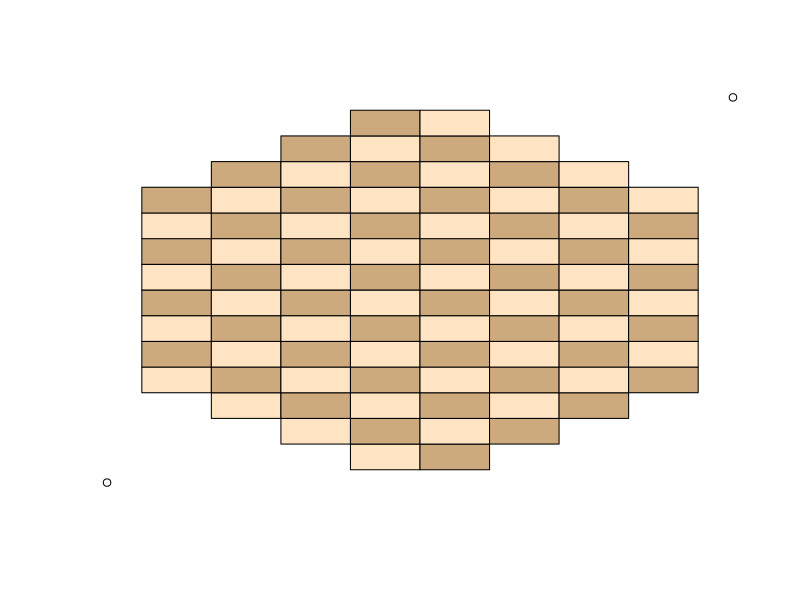

This figure's R source: (Note: this script raises an error after producing the figure.)
#!/usr/bin/Rscript
#
# draw_canvass.R
#
# Big Data Analytics Final Project
#  Visualization Part
#
# draw the Mini Camelot Game Canvass 
# from specified pieces information
#
# Example:
#  $ ./draw_canvass.R "323334354344X737482838485" "filename.png" "n" "index"
#
# Output:
#  A static PNG 'canvass-start.png' will be generated
#    to represent the initial state of the game canass
#  A dynamic GIF 'canvass-move.gif' will be generated
#    to represent the game moving process
#
# Robert WEN (robert.wen@nyu.edu)
# N12246277
#

# library to draw circles
library(plotrix)
# library to filter data frame
library(dplyr)

# echo OFF
options(echo=FALSE)

#
# check whether one (x,y) is in the list of cell locations
#
is_cell_in_list <- function(cell, cell_list) {

  off_x = cell[1]
  off_y = cell[2]

  cc <- filter(cell_list, x==off_x & y==off_y)
  ret <- (nrow(cc) > 0)

  return(ret)
}

#
# convert the hash mapkey to a list of cell locations
#
convert_hash_mapkey <- function(mapkey) {

  loc1 <- substr(mapkey, 1, 2)
  loc2 <- substr(mapkey, 3, 4)
  loc3 <- substr(mapkey, 5, 6)
  loc4 <- substr(mapkey, 7, 8)
  loc5 <- substr(mapkey, 9, 10)
  loc6 <- substr(mapkey, 11, 12)

  for (loc in c(loc1, loc2, loc3, loc4, loc5, loc6)) {
    off_x = strtoi(paste('0x', substr(loc, 1, 1), sep=''))
    off_y = strtoi(paste('0x', substr(loc, 2, 2), sep=''))

    loc_xy = c(off_x, off_y, 'north')

    if (exists("map_cell_list") == FALSE) {
      map_cell_list <- c(x=off_x, y=off_y, side='north')
    } else {
      map_cell_list <- rbind(map_cell_list, loc_xy)
    }
  }

  loc1 <- substr(mapkey, 14, 15)
  loc2 <- substr(mapkey, 16, 17)
  loc3 <- substr(mapkey, 18, 19)
  loc4 <- substr(mapkey, 20, 21)
  loc5 <- substr(mapkey, 22, 23)
  loc6 <- substr(mapkey, 24, 25)

  for (loc in c(loc1, loc2, loc3, loc4, loc5, loc6)) {
    off_x = strtoi(paste('0x', substr(loc, 1, 1), sep=''))
    off_y = strtoi(paste('0x', substr(loc, 2, 2), sep=''))

    loc_xy = c(off_x, off_y, 'south')
    map_cell_list <- rbind(map_cell_list, loc_xy)
  }

  map_cell_list <- data.frame(map_cell_list)
  return(map_cell_list)
}

draw_a_cell <- function(cell_info) {

  off_x = strtoi(cell_info[1,1])
  off_y = strtoi(cell_info[1,2])

  if (off_x == 0 & off_y == 0) {
    return()
  }

  draw_off_x <- (40 + (off_y) * 40)
  draw_off_y <- (40 + (13-off_x) * 40)

  side = cell_info[1,3]
  if (side == "north") {
    color <- "white"
  } else {
    color <- "black"
  }

  draw.circle(draw_off_x, draw_off_y, 18, border=color, col=color)
}

# argument parsing and get cell list in data frame
args <- commandArgs(trailingOnly = TRUE)
mapkey <- args[1]
output_png <- args[2]
n_moves <- as.integer(args[3])
i_moves <- as.integer(args[4])

print(i_moves)

if (output_png == "") {
  output_png <- 'canvass.png'
}

cell_map_list <- convert_hash_mapkey(mapkey)

# set target output file
png(output_png, width=360, height=600)

# draw the game canvass
plot(c(0,360), c(0,600), axes = F, xlab = NA, ylab = NA)

# disabled cells are here
disabled_cells <- rbind(c(x=0,y=0),              c( 0,1), c( 0,2), c( 0,5), c( 0,6), c( 0,7))
disabled_cells <- rbind(disabled_cells, c(1, 0), c( 1,1),                   c( 1,6), c( 1,7))
disabled_cells <- rbind(disabled_cells, c(2, 0),                                     c( 2,7))
disabled_cells <- rbind(disabled_cells, c(11,0),                                     c(11,7))
disabled_cells <- rbind(disabled_cells, c(12,0), c(12,1),                   c(12,6), c(12,7))
disabled_cells <- rbind(disabled_cells, c(13,0), c(13,1), c(13,2), c(13,5), c(13,6), c(13,7))
disabled_cells <- data.frame(disabled_cells)

# draw all cells
for (x in 0:13) {
  for (y in 0:7) {
    if (is_cell_in_list(c(x,y), disabled_cells) == FALSE) {
      if ((x %% 2 == 0 & y %% 2 == 1) | (x %% 2 == 1 & y %% 2 == 0)){
        color <- "bisque1"
        rect(20 + y * 40, 20 + x * 40, 60 + y * 40, 60 + x * 40, col=color)
      } else if ((x %% 2 == 0 & y %% 2 == 0) | (x %% 2 == 1 & y %% 2 == 1)){
        color <- "burlywood3"
        rect(20 + y * 40, 20 + x * 40, 60 + y * 40, 60 + x * 40, col=color)
      }
    }
  }
}

# draw white and black cells
nrows <- nrow(cell_map_list)
for (i in 1:nrows) {
  draw_a_cell(cell_map_list[i,])
}

# draw the indexes
for (row in 0:13) {
  # left
  text(x = 0, y = 40 + (13 - row)*40, labels = toupper(as.hexmode(row)))
  # right
  text(x = 360, y = 40 + (13 - row)*40, labels = toupper(as.hexmode(row)))
}

for (col in 0:7) {
  # bottom
  text(x = 40 + col * 40, y = 0, labels = toupper(as.hexmode(col)))
  # upper
  text(x = 40 + col * 40, y = 600, labels = toupper(as.hexmode(col)))
}

# add title and description
if (i_moves == 0) {
  title(main = "Camelot Game Canvass Map", sub = paste("MAPHASH:", mapkey), outer = FALSE)
} else {
  title(main = "Camelot Game Canvass Map", sub = paste("MAPHASH:", mapkey, "move", toString(i_moves), "of", toString(n_moves-1)), outer = FALSE)
}

dev.off()
